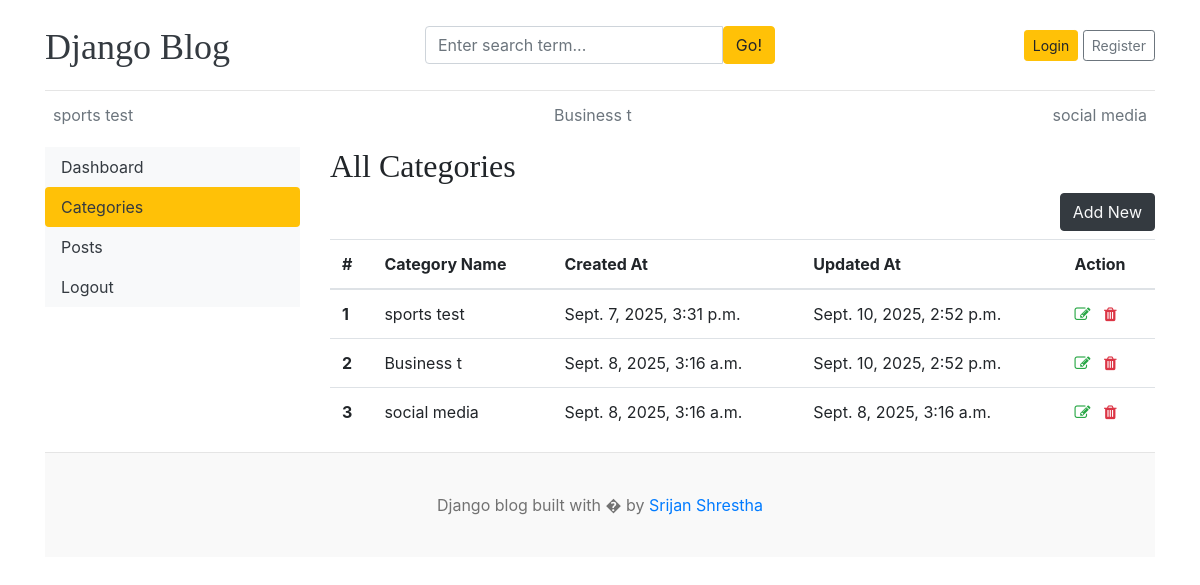
/dashboard/categories/, run on the app's committed database.
### blogs/models.py (models this page shows)
class Category(models.Model):
    category_name = models.CharField(max_length=50, unique=True)
    created_at = models.DateTimeField(auto_now_add=True)
    updated_at = models.DateTimeField(auto_now=True)
    class Meta:
        verbose_name_plural = 'categories'
    def __str__(self):
        return self.category_name

### dashboards/views.py (the view)
# urls.py: path('categories/', views.categories, name='categories'),
def categories(request):
    return render(request, 'dashboard/categories.html')

### blogs/context_processors.py (called while the page is built)
def get_categories(request):
    categories = Category.objects.all()
    return dict(categories=categories)

def get_social_links(request):
    social_links = SocialLink.objects.all()
    return dict(social_links=social_links)

### templates/dashboard/categories.html (shortened to what this page needs)
{% extends 'base.html'%}
{% block content%}
    <div class='row'>
        {% include "dashboard/sidebar.html" %}
        <div class='col-md-9'>
            <h2>All Categories</h2>
            <a href='{% url "add_category" %}' class="btn btn-dark text-light float-right mb-2">Add New</a>
             <table class="table table-hover">
  <thead>
    <tr>
      <th scope="col">#</th>
      <th>Category Name</th>
      <th>Created At</th>
      <th>Updated At</th>
      <th> Action </th>
    </tr>
  </thead>
  <tbody>
    {% for cat in categories %}
    <tr>
      <th>{{ forloop.counter }}</th>
      <td>{{cat}}</td>
      <td>{{cat.created_at}}</td>
      <td>{{ cat.updated_at }}</td>
      <td>
        <a href="{% url 'edit_category' cat.id %}"><i class="fa fa-edit text-success"></i></a>
        <a href="{% url 'delete_category' cat.id %}"> <i class="fa fa-trash text-danger"></i></a>
      </td>
    </tr>
    {% endfor %}
</table>
        </div>
    </div>
{% endblock%}

### templates/base.html (shortened to what this page needs)
  {% load static %}
  <!DOCTYPE html>
  <html lang="en">
  <head>
      <link href="https://getbootstrap.com/docs/4.0/dist/css/bootstrap.min.css" rel="stylesheet">
      <link href="{% static "css/blog.css" %}" rel="stylesheet">
      <link rel="stylesheet" href="https://cdnjs.cloudflare.com/ajax/libs/font-awesome/4.7.0/css/font-awesome.min.css">
    </head>
  <body>
      <div class="container">
        <header class="blog-header py-3">
          <div class="row flex-nowrap justify-content-between align-items-center">
            <div class="col-4 pt-1">
              <a class="blog-header-logo text-dark" href="/">Django Blog</a>
            </div>
            <div class='col-4'>
                <form action="{% url 'search'%}" method="GET">
                      <div class="input-group">
                        <input class="form-control" type="text" name='keyword' value="{{keyword}}" placeholder="Enter search term..." aria-label="Enter search term..." aria-describedby="button-search" />
                        <button type='submit' class="btn btn-warning" id="button-search" type="button">Go!</button>
                      </div>
                </form>
            </div>
            <div class="col-4 d-flex justify-content-end align-items-center">
              {% if not user.is_authenticated %}
              <a class="btn btn-sm btn-warning" href="{% url 'login' %}">Login</a> &nbsp;
              <a class="btn btn-sm btn-outline-secondary" href="{% url 'register'%}">Register</a>
              {%else%}
                  <span> <a href="{% url 'dashboard' %}"> Dashboard </span>
                  &emsp;
                  <span><a href="{% url 'logout' %}">Logout</a></span>
              {%endif%}
            </div>
          </div>
        </header>
        <div class="nav-scroller py-1 mb-2">
          <nav class="nav d-flex justify-content-between">
            {% for cat in categories %}
            <a class="p-2 text-muted" href="{% url 'post_by_category' cat.id%}">{{cat.category_name}}</a> <!- this from blogs name urls->
            {% endfor %}
          </nav>
        </div>
{% block content%}
{% endblock %}
  <footer class="blog-footer">
    <p>Django blog built with � by <a href="#">Srijan Shrestha</a></p>
  </footer>
  </body>
  </html>

### blog_main/static/css/blog.css (style rules this page uses)
.blog-header { border-bottom: 1px solid #e5e5e5; }
.blog-header-logo { font-family: "Playfair Display", Georgia, "Times New Roman", serif; font-size: 2.25rem; }
h1, h2, h3, h4, h5, h6 { font-family: "Playfair Display", Georgia, "Times New Roman", serif; }
.blog-footer { padding: 2.5rem 0; color: #727272; text-align: center; background-color: #f9f9f9; border-top: .05rem solid #e5e5e5; }
.blog-footer p:last-child { margin-bottom: 0; }

### data on the page
Category: category_name "sports test", created_at "Sept. 7, 2025, 3:31 p.m.", updated_at "Sept. 10, 2025, 2:52 p.m."
Category: category_name "Business t", created_at "Sept. 8, 2025, 3:16 a.m.", updated_at "Sept. 10, 2025, 2:52 p.m."
Category: category_name "social media", created_at "Sept. 8, 2025, 3:16 a.m.", updated_at "Sept. 8, 2025, 3:16 a.m."
